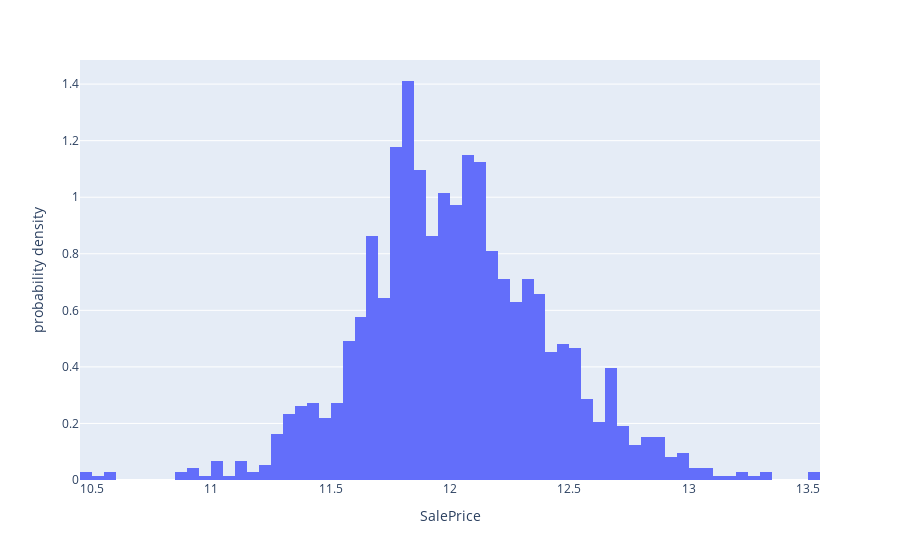

Here is the notebook cell this chart was saved with:
### Markdown cell above
* Check again for normal distribution and probability plot

### Code cell
skewness = skew(train['SalePrice'])
kurtosis = train['SalePrice'].kurt()
print(f'Kurtosis of SalePrice = {kurtosis}')
print(f'Skewness of SalePrice = {skewness}')
train['SalePrice'].describe()
fig_1 = px.histogram(train, x="SalePrice",histnorm="probability density")
fig_1.show()
qqplot_data = qqplot(train['SalePrice'], line='s').gca().lines

### Figure 1 — Plotly figure (JSON) as saved in the notebook; plotly's stock layout.template omitted (floating-point values rounded to 4 significant figures; data arrays with more than 128 entries replaced by an {"elided": "..."} marker saying what was removed)
{"data": [{"alignmentgroup": "True", "bingroup": "x", "histnorm": "probability density", "hovertemplate": "SalePrice=%{x}<br>probability density=%{y}<extra></extra>", "legendgroup": "", "marker": {"color": "#636efa", "pattern": {"shape": ""}}, "name": "", "offsetgroup": "", "orientation": "v", "showlegend": false, "type": "histogram", "x": {"elided": "1460 float values"}, "xaxis": "x", "yaxis": "y"}], "layout": {"barmode": "relative", "legend": {"tracegroupgap": 0}, "margin": {"t": 60}, "xaxis": {"anchor": "y", "domain": [0, 1], "title": {"text": "SalePrice"}}, "yaxis": {"anchor": "x", "domain": [0, 1], "title": {"text": "probability density"}}}}
